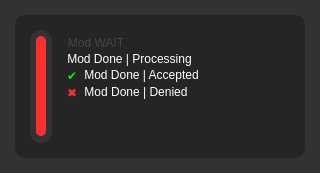
<?xml version="1.0" encoding="UTF-8"?>
<ui version="4.0">
 <class>main_window</class>
 <widget class="QMainWindow" name="main_window">
  <property name="geometry">
   <rect>
    <x>0</x>
    <y>0</y>
    <width>320</width>
    <height>123</height>
   </rect>
  </property>
  <property name="sizePolicy">
   <sizepolicy hsizetype="Preferred" vsizetype="Preferred">
    <horstretch>0</horstretch>
    <verstretch>0</verstretch>
   </sizepolicy>
  </property>
  <property name="minimumSize">
   <size>
    <width>0</width>
    <height>0</height>
   </size>
  </property>
  <property name="maximumSize">
   <size>
    <width>16777215</width>
    <height>16777215</height>
   </size>
  </property>
  <property name="windowTitle">
   <string>MainWindow</string>
  </property>
  <property name="styleSheet">
   <string notr="true">#main_widget {
	border-radius: 0px;
	background-color: rgb(50, 50, 50);
}

.QWidget {
	background-color: rgb(37, 37, 37);
	border-radius:10px;
}

.QProgressBar {
    background: #333;
    border-radius: 13px;
    padding: 3px;
}

.QProgressBar:after {
    background: orange;
}

#progress_bar_widget {
	background-color: rgb(50, 50, 50);
	border-radius: 11px;
}

#progress_bar {
	background-color: rgb(255, 47, 50);
	border-radius: 5px;
}</string>
  </property>
  <widget class="QWidget" name="main_widget">
   <layout class="QVBoxLayout" name="verticalLayout_2">
    <property name="spacing">
     <number>15</number>
    </property>
    <property name="leftMargin">
     <number>15</number>
    </property>
    <property name="topMargin">
     <number>15</number>
    </property>
    <property name="rightMargin">
     <number>15</number>
    </property>
    <property name="bottomMargin">
     <number>15</number>
    </property>
    <item>
     <widget class="QWidget" name="inside_widget" native="true">
      <layout class="QHBoxLayout" name="horizontalLayout">
       <property name="spacing">
        <number>15</number>
       </property>
       <property name="leftMargin">
        <number>15</number>
       </property>
       <property name="topMargin">
        <number>15</number>
       </property>
       <property name="rightMargin">
        <number>15</number>
       </property>
       <property name="bottomMargin">
        <number>15</number>
       </property>
       <item>
        <widget class="QFrame" name="progress_bar_widget">
         <property name="minimumSize">
          <size>
           <width>22</width>
           <height>113</height>
          </size>
         </property>
         <property name="maximumSize">
          <size>
           <width>22</width>
           <height>16777215</height>
          </size>
         </property>
         <property name="styleSheet">
          <string notr="true"/>
         </property>
         <property name="frameShape">
          <enum>QFrame::StyledPanel</enum>
         </property>
         <property name="frameShadow">
          <enum>QFrame::Raised</enum>
         </property>
         <layout class="QVBoxLayout" name="verticalLayout_4">
          <property name="spacing">
           <number>0</number>
          </property>
          <property name="leftMargin">
           <number>6</number>
          </property>
          <property name="topMargin">
           <number>6</number>
          </property>
          <property name="rightMargin">
           <number>6</number>
          </property>
          <property name="bottomMargin">
           <number>6</number>
          </property>
          <item>
           <widget class="QWidget" name="progress_bar" native="true">
            <property name="sizePolicy">
             <sizepolicy hsizetype="Preferred" vsizetype="Preferred">
              <horstretch>0</horstretch>
              <verstretch>0</verstretch>
             </sizepolicy>
            </property>
            <property name="minimumSize">
             <size>
              <width>10</width>
              <height>100</height>
             </size>
            </property>
            <property name="maximumSize">
             <size>
              <width>10</width>
              <height>16777215</height>
             </size>
            </property>
            <layout class="QVBoxLayout" name="verticalLayout_3">
             <item>
              <widget class="QFrame" name="nothing_frame">
               <property name="frameShape">
                <enum>QFrame::StyledPanel</enum>
               </property>
               <property name="frameShadow">
                <enum>QFrame::Raised</enum>
               </property>
              </widget>
             </item>
            </layout>
           </widget>
          </item>
          <item>
           <spacer name="progress_bar_vertical_spacer">
            <property name="orientation">
             <enum>Qt::Vertical</enum>
            </property>
            <property name="sizeHint" stdset="0">
             <size>
              <width>0</width>
              <height>0</height>
             </size>
            </property>
           </spacer>
          </item>
         </layout>
        </widget>
       </item>
       <item>
        <widget class="QWidget" name="mods_widget" native="true">
         <property name="sizePolicy">
          <sizepolicy hsizetype="Minimum" vsizetype="Minimum">
           <horstretch>0</horstretch>
           <verstretch>0</verstretch>
          </sizepolicy>
         </property>
         <property name="styleSheet">
          <string notr="true"/>
         </property>
         <layout class="QVBoxLayout" name="verticalLayout">
          <property name="spacing">
           <number>2</number>
          </property>
          <property name="leftMargin">
           <number>0</number>
          </property>
          <property name="topMargin">
           <number>6</number>
          </property>
          <property name="rightMargin">
           <number>0</number>
          </property>
          <property name="bottomMargin">
           <number>6</number>
          </property>
          <item>
           <widget class="QWidget" name="mod_slot_wait" native="true">
            <property name="sizePolicy">
             <sizepolicy hsizetype="Maximum" vsizetype="Preferred">
              <horstretch>0</horstretch>
              <verstretch>0</verstretch>
             </sizepolicy>
            </property>
            <layout class="QHBoxLayout" name="horizontalLayout_3">
             <property name="leftMargin">
              <number>0</number>
             </property>
             <property name="topMargin">
              <number>0</number>
             </property>
             <property name="rightMargin">
              <number>0</number>
             </property>
             <property name="bottomMargin">
              <number>0</number>
             </property>
             <item>
              <widget class="QPushButton" name="mod_wait">
               <property name="minimumSize">
                <size>
                 <width>0</width>
                 <height>10</height>
                </size>
               </property>
               <property name="cursor">
                <cursorShape>PointingHandCursor</cursorShape>
               </property>
               <property name="styleSheet">
                <string notr="true">* {
	background-color: none;
	border: none;
	color: rgb(70, 70, 70);
}</string>
               </property>
               <property name="text">
                <string>Mod WAIT</string>
               </property>
              </widget>
             </item>
            </layout>
           </widget>
          </item>
          <item>
           <widget class="QWidget" name="mod_slot_processing" native="true">
            <property name="sizePolicy">
             <sizepolicy hsizetype="Maximum" vsizetype="Preferred">
              <horstretch>0</horstretch>
              <verstretch>0</verstretch>
             </sizepolicy>
            </property>
            <layout class="QHBoxLayout" name="horizontalLayout_5">
             <property name="leftMargin">
              <number>0</number>
             </property>
             <property name="topMargin">
              <number>0</number>
             </property>
             <property name="rightMargin">
              <number>0</number>
             </property>
             <property name="bottomMargin">
              <number>0</number>
             </property>
             <item>
              <widget class="QPushButton" name="mod_processing">
               <property name="cursor">
                <cursorShape>PointingHandCursor</cursorShape>
               </property>
               <property name="styleSheet">
                <string notr="true">* {
	background-color: none;
	border: none;
	color: white;
}

*:hover {
	background-color: none;
	color: rgb(165, 165, 165)
}</string>
               </property>
               <property name="text">
                <string>Mod Done | Processing</string>
               </property>
              </widget>
             </item>
            </layout>
           </widget>
          </item>
          <item>
           <widget class="QWidget" name="mod_slot_accepted" native="true">
            <property name="sizePolicy">
             <sizepolicy hsizetype="Maximum" vsizetype="Preferred">
              <horstretch>0</horstretch>
              <verstretch>0</verstretch>
             </sizepolicy>
            </property>
            <layout class="QHBoxLayout" name="horizontalLayout_2">
             <property name="leftMargin">
              <number>0</number>
             </property>
             <property name="topMargin">
              <number>0</number>
             </property>
             <property name="rightMargin">
              <number>0</number>
             </property>
             <property name="bottomMargin">
              <number>0</number>
             </property>
             <item>
              <widget class="QLabel" name="tick_label">
               <property name="font">
                <font>
                 <family>Arial</family>
                </font>
               </property>
               <property name="styleSheet">
                <string notr="true">color: rgb(0, 255, 0)</string>
               </property>
               <property name="text">
                <string>✔</string>
               </property>
              </widget>
             </item>
             <item>
              <widget class="QPushButton" name="mod_accepted">
               <property name="minimumSize">
                <size>
                 <width>0</width>
                 <height>10</height>
                </size>
               </property>
               <property name="cursor">
                <cursorShape>PointingHandCursor</cursorShape>
               </property>
               <property name="styleSheet">
                <string notr="true">* {
	background-color: none;
	border: none;
	color: white;
}

*:hover {
	background-color: none;
	color: rgb(165, 165, 165)
}</string>
               </property>
               <property name="text">
                <string>Mod Done | Accepted</string>
               </property>
              </widget>
             </item>
            </layout>
           </widget>
          </item>
          <item>
           <widget class="QWidget" name="mod_slot_denied" native="true">
            <property name="sizePolicy">
             <sizepolicy hsizetype="Maximum" vsizetype="Preferred">
              <horstretch>0</horstretch>
              <verstretch>0</verstretch>
             </sizepolicy>
            </property>
            <layout class="QHBoxLayout" name="horizontalLayout_4">
             <property name="leftMargin">
              <number>0</number>
             </property>
             <property name="topMargin">
              <number>0</number>
             </property>
             <property name="rightMargin">
              <number>0</number>
             </property>
             <property name="bottomMargin">
              <number>0</number>
             </property>
             <item>
              <widget class="QLabel" name="cross_label">
               <property name="styleSheet">
                <string notr="true">color: rgb(255, 47, 50);</string>
               </property>
               <property name="text">
                <string>✖</string>
               </property>
              </widget>
             </item>
             <item>
              <widget class="QPushButton" name="mod_denied">
               <property name="cursor">
                <cursorShape>PointingHandCursor</cursorShape>
               </property>
               <property name="styleSheet">
                <string notr="true">* {
	background-color: none;
	border: none;
	color: white;
}

*:hover {
	background-color: none;
	color: rgb(165, 165, 165)
}</string>
               </property>
               <property name="text">
                <string>Mod Done | Denied</string>
               </property>
              </widget>
             </item>
            </layout>
           </widget>
          </item>
          <item>
           <spacer name="mods_widget_vertical_spacer">
            <property name="orientation">
             <enum>Qt::Vertical</enum>
            </property>
            <property name="sizeHint" stdset="0">
             <size>
              <width>0</width>
              <height>0</height>
             </size>
            </property>
           </spacer>
          </item>
         </layout>
        </widget>
       </item>
       <item>
        <spacer name="main_widget_horizontal_spacer">
         <property name="orientation">
          <enum>Qt::Horizontal</enum>
         </property>
         <property name="sizeHint" stdset="0">
          <size>
           <width>0</width>
           <height>20</height>
          </size>
         </property>
        </spacer>
       </item>
      </layout>
     </widget>
    </item>
   </layout>
  </widget>
 </widget>
 <resources/>
 <connections/>
</ui>
